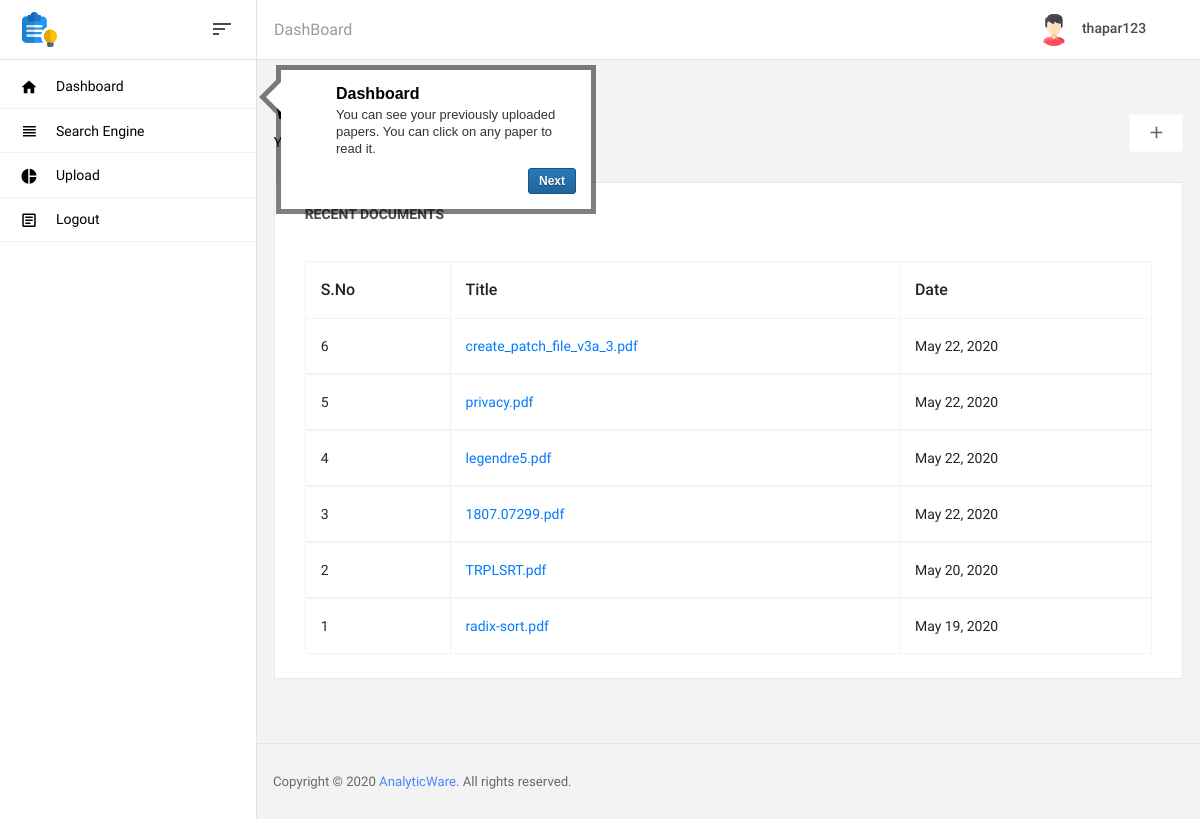
Page /dashboard (signed in) on the earlier database version.
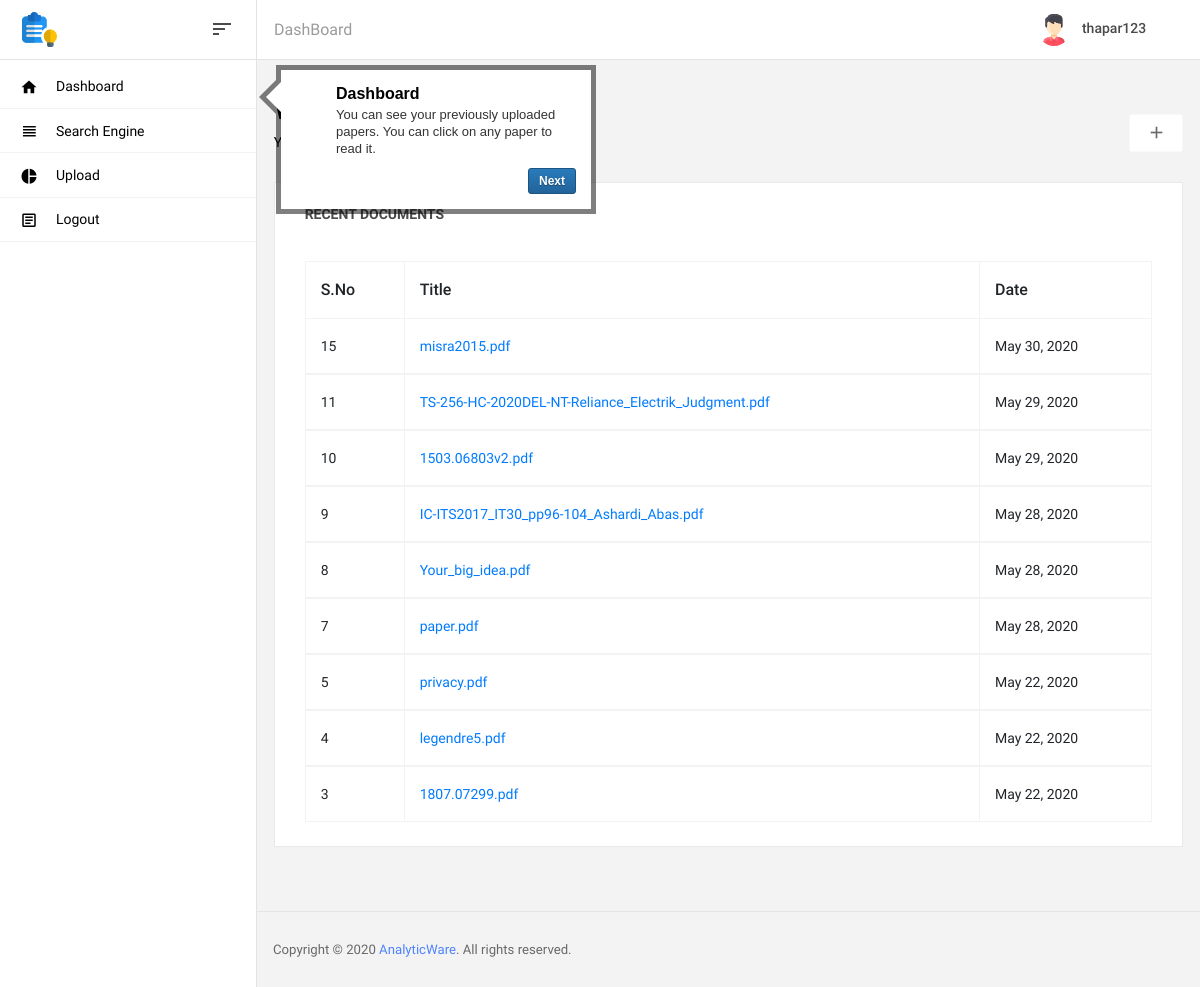
Same page on the later database version.
### app.py (models this page shows)
class User(UserMixin, db.Model):
    id = db.Column(db.Integer, primary_key=True)
    username = db.Column(db.String(15), unique=True)
    email = db.Column(db.String(50), unique=True)
    password = db.Column(db.String(80))
    pdfs = db.relationship('PDFdata', backref='owner')

class PDFdata(db.Model):
    id =db.Column(db.Integer, primary_key=True)
    filename=db.Column(db.String(300))
    data=db.Column(db.LargeBinary)
    text=db.Column(db.Text)
    date_uploaded = db.Column(db.DateTime)
    user_id = db.Column(db.Integer, db.ForeignKey('user.id'))

### app.py (the view)
@app.route("/dashboard")
@login_required
def dashboard():
    pdfs = PDFdata.query.filter_by(user_id=current_user.id).order_by(PDFdata.date_uploaded.desc()).all()
    return render_template("dashboard.html",current_user=current_user,pdfs=pdfs)

### app.py (called while the page is built)
@login_manager.user_loader
def load_user(user_id):
    return User.query.get(int(user_id))

### templates/dashboard.html (shortened to what this page needs)
<!DOCTYPE html>
<html lang="en">
{% if current_user.is_authenticated %}
<head>
  <link rel="stylesheet" href="../static/vendors/mdi/css/materialdesignicons.min.css">
  <link rel="stylesheet" href="../static/css/style.css">
  <link rel="stylesheet" href="../static/css/hopscotch.css">
</head>
<body>
  <div class="container-scroller">
    <nav class="navbar col-lg-12 col-12 p-0 fixed-top d-flex flex-row">
      <div class="navbar-brand-wrapper d-flex justify-content-center">
        <div class="navbar-brand-inner-wrapper d-flex justify-content-between align-items-center w-100">
          <a href="/dashboard" style="text-decoration: none;color:black;margin-bottom: 0px;padding-bottom: 0px;"><img src="../static/images/idea.svg" alt="logo" style="height: 35px;" /></a>
          <button class="navbar-toggler navbar-toggler align-self-center" type="button" data-toggle="minimize">
            <span class="mdi mdi-sort-variant"></span>
          </button>
        </div>
      </div>
      <div class="navbar-menu-wrapper d-flex align-items-center justify-content-end">
        DashBoard
        <ul class="navbar-nav navbar-nav-right">
          <li class="nav-item nav-profile">
            <a class="nav-link" href="#">
              <img src="../static/images/faces/person.svg" alt="profile" />
              <span class="nav-profile-name">{{ current_user.username }}</span>
            </a>
          </li>
        </ul>
      </div>
    </nav>
    <div class="container-fluid page-body-wrapper">
      <nav class="sidebar sidebar-offcanvas" id="sidebar">
        <ul class="nav">
          <li id="dashboard" class="nav-item">
            <form action="{{ url_for('dashboard') }}" method="post">
              <a class="nav-link" href="/dashboard">
                <i class="mdi mdi-home menu-icon"></i>
                <span class="menu-title">Dashboard</span>
              </a>
          </li>
          <li id="search" class="nav-item">
            <form action="{{ url_for('searchengine') }}" method="post">
              <a class="nav-link" href="/searchengine">
                <i class="mdi mdi-view-headline menu-icon"></i>
                <span class="menu-title">Search Engine</span>
              </a>
          </li>
          <li id="upload" class="nav-item">
            <a class="nav-link" href="/upload">
              <i class="mdi mdi-chart-pie menu-icon"></i>
              <span class="menu-title">Upload</span>
            </a>
          </li>
          <li class="nav-item">
            <form action="/logout">
              <a class="nav-link" href="/logout">
                <i class="mdi mdi-file-document-box-outline menu-icon"></i>
                <span class="menu-title">Logout</span>
              </a>
          </li>
        </ul>
      </nav>
      <div class="main-panel">
        <div class="content-wrapper">
          <div class="row">
            <div class="col-md-12 grid-margin">
              <div class="d-flex justify-content-between flex-wrap">
                <div class="d-flex align-items-end flex-wrap">
                  <div class="mr-md-3 mr-xl-5">
                    <h2>Welcome back</h2>
                    <p class="mb-md-0">Your analytics dashboard template.</p>
                  </div>
                </div>
                <div class="d-flex justify-content-between align-items-end flex-wrap">
                  <a class="nav-link btn btn-light bg-white" href="/upload">
                    <i class="mdi mdi-plus text-muted"></i>
                  </a>
                </div>
              </div>
            </div>
          </div>
          <div class="row">
            <div class="col-lg-12 grid-margin stretch-card">
              <div class="card">
                <div class="card-body">
                  <h4 class="card-title">Recent Documents</h4>
                  <div class="table-responsive pt-3">
                    <table class="table table-bordered">
                      <thead>
                        <tr>
                          <th>
                            S.No
                          </th>
                          <th>
                            Title
                          </th>
                          <th>
                            Date
                          </th>
                        </tr>
                      </thead>
                      {% for pdf in pdfs %}
                      <tbody>
                        <tr>
                          <td>
                            {{ pdf.id }}
                          </td>
                          <td>
                            <a href="{{ url_for('analyse', pdf_id=pdf.id) }}">
                              {{ pdf.filename }}
                            </a>
                          </td>
                          <td>
                            {{ pdf.date_uploaded.strftime('%B %d, %Y') }}
                          </td>
                        </tr>
                      </tbody>
                      {% endfor %}
                    </table>
                  </div>
                </div>
              </div>
            </div>
          </div>
        </div>
        <footer class="footer">
          <div class="d-sm-flex justify-content-center justify-content-sm-between">
            <span class="text-muted text-center text-sm-left d-block d-sm-inline-block">Copyright © 2020 <a
                href="https://www.analyticware.in/" target="_blank">AnalyticWare</a>. All rights reserved.</span>
          </div>
        </footer>
      </div>
    </div>
  </div>
</body>
{% else %}
<h1>404!</h1>
{% endif %}
</html>

Differences in the rows shown:
removed PDFdata: id "6", filename "create_patch_file_v3a_3.pdf", date_uploaded "May 22, 2020"
removed PDFdata: id "2", filename "TRPLSRT.pdf", date_uploaded "May 20, 2020"
removed PDFdata: id "1", filename "radix-sort.pdf", date_uploaded "May 19, 2020"
added PDFdata: id "15", filename "misra2015.pdf", date_uploaded "May 30, 2020"
added PDFdata: id "11", filename "TS-256-HC-2020DEL-NT-Reliance_Electrik_Judgment.pdf", date_uploaded "May 29, 2020"
added PDFdata: id "10", filename "1503.06803v2.pdf", date_uploaded "May 29, 2020"
added PDFdata: id "9", filename "IC-ITS2017_IT30_pp96-104_Ashardi_Abas.pdf", date_uploaded "May 28, 2020"
added PDFdata: id "8", filename "Your_big_idea.pdf", date_uploaded "May 28, 2020"
added PDFdata: id "7", filename "paper.pdf", date_uploaded "May 28, 2020"
